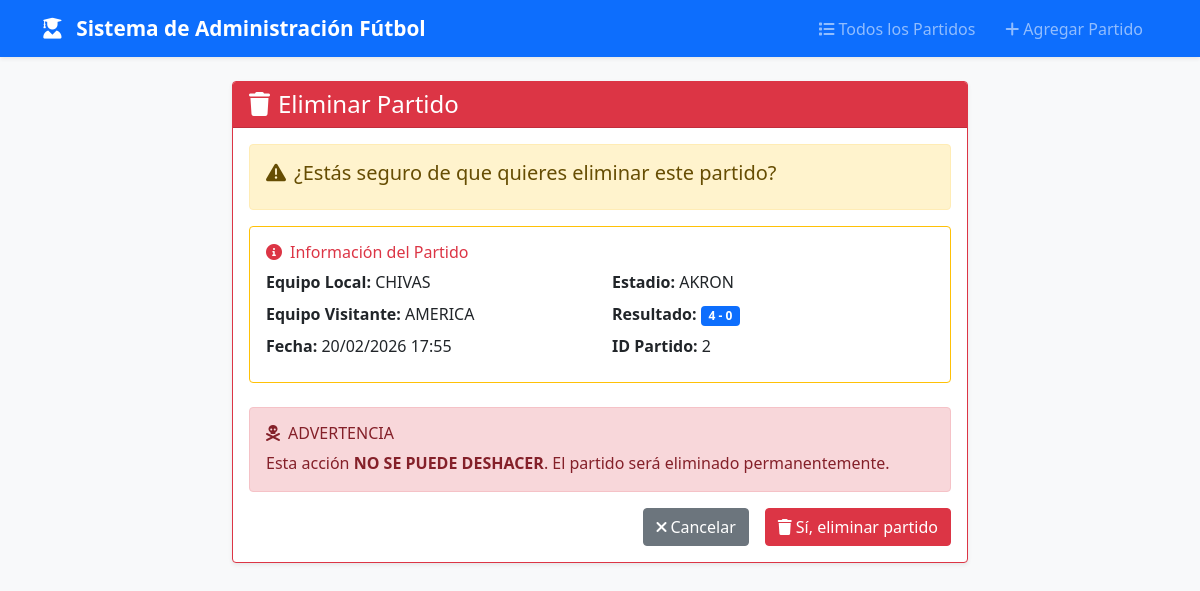
Page /eliminar/2/ on the committed database.
### partidos/models.py (models this page shows, shortened)
class Partido(models.Model):
    id_partido = models.AutoField(primary_key=True)
    equipo_local = models.CharField(max_length=100)
    equipo_visitante = models.CharField(max_length=100)
    fecha = models.DateTimeField()
    estadio = models.CharField(max_length=100)
    goles_local = models.IntegerField(default=0)
    goles_visitante = models.IntegerField(default=0)

### partidos/views.py (the view)
# urls.py: path('eliminar/<int:id_partido>/', views.eliminar_partido, name='eliminar_partido'),
def eliminar_partido(request, id_partido):
    partido = get_object_or_404(Partido, pk=id_partido)
    if request.method == 'POST':
        partido.delete()
        return redirect('index')
    return render(request, 'partidos/eliminar_partido.html', {'partido': partido})

### partidos/templates/partidos/eliminar_partido.html (shortened to what this page needs)
{% extends 'partidos/base.html' %}
{% block content %}
<div class="row justify-content-center">
    <div class="col-md-8">
        <div class="card shadow-sm border-danger">
            <div class="card-header bg-danger text-white">
                <h4 class="card-title mb-0">
                    <i class="fas fa-trash me-2"></i>Eliminar Partido
                </h4>
            </div>
            <div class="card-body">
                <div class="alert alert-warning">
                    <h5 class="alert-heading">
                        <i class="fas fa-exclamation-triangle me-2"></i>¿Estás seguro de que quieres eliminar este partido?
                    </h5>
                </div>
                <div class="card border-warning mb-4">
                    <div class="card-body">
                        <h6 class="card-title text-danger">
                            <i class="fas fa-info-circle me-2"></i>Información del Partido
                        </h6>
                        <div class="row">
                            <div class="col-md-6">
                                <p class="mb-2"><strong>Equipo Local:</strong> {{ partido.equipo_local }}</p>
                                <p class="mb-2"><strong>Equipo Visitante:</strong> {{ partido.equipo_visitante }}</p>
                                <p class="mb-2"><strong>Fecha:</strong> {{ partido.fecha|date:"d/m/Y H:i" }}</p>
                            </div>
                            <div class="col-md-6">
                                <p class="mb-2"><strong>Estadio:</strong> {{ partido.estadio }}</p>
                                <p class="mb-2"><strong>Resultado:</strong> <span class="badge bg-primary">{{ partido.goles_local }} - {{ partido.goles_visitante }}</span></p>
                                <p class="mb-0"><strong>ID Partido:</strong> {{ partido.id_partido }}</p>
                            </div>
                        </div>
                    </div>
                </div>
                <div class="alert alert-danger">
                    <h6 class="alert-heading">
                        <i class="fas fa-skull-crossbones me-2"></i>ADVERTENCIA
                    </h6>
                    <p class="mb-0">Esta acción <strong>NO SE PUEDE DESHACER</strong>. El partido será eliminado permanentemente.</p>
                </div>
                <div class="d-grid gap-2 d-md-flex justify-content-md-end">
                    <a href="{% url 'index' %}" class="btn btn-secondary me-md-2">
                        <i class="fas fa-times me-1"></i>Cancelar
                    </a>
                    <form method="POST" class="d-inline">
                        <button type="submit" class="btn btn-danger" onclick="return confirmDelete()">
                            <i class="fas fa-trash me-1"></i>Sí, eliminar partido
                        </button>
                    </form>
                </div>
            </div>
        </div>
    </div>
</div>
{% endblock %}

### partidos/templates/partidos/base.html (style rules this page uses)
body { background-color: #f8f9fa; }

### rows in the picture
Partido: equipo_local "CHIVAS", equipo_visitante "AMERICA", fecha "20/02/2026 17:55", estadio "AKRON", goles_local "4", goles_visitante "0", id_partido "2"
